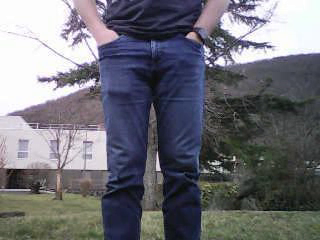
#> input picture frame 40 of OpenCV/input_cam/video_mathieu_2.mp4, 320 x 240 px
$ python opencvDetection.py   (older library calls are emulated)
#> lines starting #> are read from the running program, lines starting #| are printed output that depends on the picture; after the words box and inside, x2 and y2 are one past the last pixel; in counts of white or black regions, pixels touching at a corner belong together
#import opencv librairy
import cv2
import numpy as np
import time
import random

#vid = cv2.VideoCapture("./input_cam/video_mathieu.mp4")
vid = cv2.VideoCapture("./input_cam/video_mathieu_2.mp4")
#vid = cv2.VideoCapture("./input_cam/video_des_deux.mp4")
#vid = cv2.VideoCapture("./input_cam/video_enzo.mp4")


lastbox = [-1, -1, -1, -1]


# do until we want to stop
while(True):
    # Capture frame-by-frame the camera
    ret, frame = vid.read()
#> frame is the input picture: shape (240, 320, 3); mean B, G, R 117.5, 110.3, 110.2
    imgray = cv2.cvtColor(frame, cv2.COLOR_BGR2GRAY)
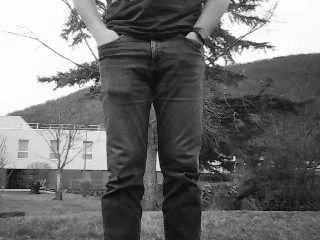
#> imgray: shape (240, 320); min 0, max 255, mean 111
    #img_dilate = cv2.dilate(imgray, cv2.getStructuringElement(cv2.MORPH_RECT, (1, 1), (1, 1)))
    #ret, thresh = cv2.threshold(imgray, 40, 255, 0)

    thresh = cv2.adaptiveThreshold(imgray,255,cv2.ADAPTIVE_THRESH_MEAN_C,\
            cv2.THRESH_BINARY,11,8)
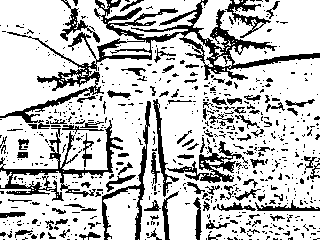
#> thresh: shape (240, 320); 76.4% white; 672 black regions (559 under 20 px)

    contours,hierarchy=cv2.findContours(thresh,cv2.RETR_LIST,cv2.CHAIN_APPROX_SIMPLE)
#> contours = 927 contours, 765 with area under 20; largest, box (x1, y1, x2, y2) and area: (0, 0, 320, 240) 57525, (193, 0, 320, 65) 5042, (105, 0, 201, 38) 1574, (103, 188, 140, 240) 1324, (166, 140, 243, 184) 1202
    #im2, contours,hierarchy=cv2.findContours(frame,cv2.RETR_LIST,cv2.CHAIN_APPROX_NONE)

    #frame[:] = (0,0,0)

    """
    contours = sorted(contours, key = cv2.contourArea, reverse = True)
    for i in range(len(contours)):
        #if(len(contours[i]) > 20):
            contour = contours[i]
            #print("contour = ", len(contour))
            random.seed(i)
            color = (255*random.random(),255*random.random(),255*random.random())
            cv2.drawContours(frame,[contour], -1, color, 3)
    """

    #cv2.drawContours(frame, contours, -1, (255,0,0), 1)

    boundRect = [None]*len(contours)
#> boundRect = 927 items
    for i, c in enumerate(contours):
        contours_poly = cv2.approxPolyDP(c, 3, True)
        boundRect[i] = cv2.boundingRect(contours_poly)
#> this loop made 927 passes
#> contours_poly on passes 1, 2, 5: [[289, 239]], [[138, 239]], [[146, 237], [150, 237]]
#> after the loop, boundRect = 927 items, first 6: (289, 239, 1, 1), (138, 239, 1, 1), (223, 238, 1, 1), (309, 237, 1, 1), (146, 237, 5, 1), (84, 237, 4, 3)

    max = -1
    idmax = -1
    for i in range(len(boundRect)):
        val = int(boundRect[i][2])*int(boundRect[i][3])
        if(boundRect[i][2] < boundRect[i][3] and val > max and (boundRect[i][0] != 0 or boundRect[i][1] != 0 or boundRect[i][2] != frame.shape[1] or boundRect[i][3] != frame.shape[0])):
            #print(oldval, boundRect[i][3]/boundRect[i][2])
            max = val
            idmax = i
#> this loop made 927 passes
#> (val, max) on passes 16, 38, 154, 220, 678: (42, 42), (72, 72), (108, 108), (1924, 1924), (2800, 2800)
#> val on passes 1 to 6: 1, 1, 1, 1, 5, 12
#> after the loop, idmax = 677; max = 2800
    #print(max)
    cv2.rectangle(frame, (int(boundRect[idmax][0]), int(boundRect[idmax][1])), (int(boundRect[idmax][0]+boundRect[idmax][2]), int(boundRect[idmax][1]+boundRect[idmax][3])), (255,255,255), 3)
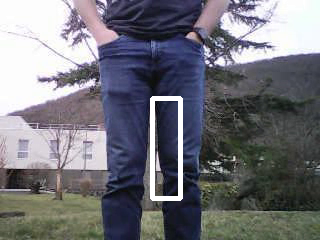
#> frame: shape (240, 320, 3); 1.65% of pixels changed, all inside (x1, y1, x2, y2) = (150, 96, 183, 201)
    #print("final = ", idmax, max, " val = ", boundRect[idmax][0], boundRect[idmax][1], boundRect[idmax][2],frame.shape[1], boundRect[idmax][3],frame.shape[0])

    #for i in range(len(contours)):
        #cv2.rectangle(frame, (int(boundRect[i][0]), int(boundRect[i][1])), (int(boundRect[i][0]+boundRect[i][2]), int(boundRect[i][1]+boundRect[i][3])), (255,255,255), 2)


    # Display the resulting frame
    cv2.imshow('frame',frame)
    #time.sleep(0.1)

    if cv2.waitKey(1) & 0xFF == ord('q'):
#> (key q is pressed here)
        break


"""


"""

$ run again, starting later in the video
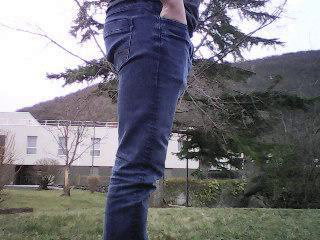
#> input picture frame 180 of OpenCV/input_cam/video_mathieu_2.mp4, 320 x 240 px
#> frame is the input picture: shape (240, 320, 3); mean B, G, R 122.8, 117.3, 117.9
#> `thresh = cv2.adaptiveThreshold(imgray,255,cv2.ADAPTIVE_THRESH_MEAN_C,\..`:
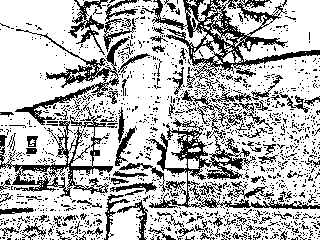
#> thresh: shape (240, 320); 72.1% white; black in thin lines or dots
#> contours = 2982 contours, 2784 with area under 20; largest, box (x1, y1, x2, y2) and area: (0, 0, 320, 240) 65733, (197, 0, 320, 63) 4422, (147, 127, 212, 209) 1564, (11, 126, 114, 195) 1142, (45, 57, 106, 89) 713
#> `boundRect = [None]*len(contours)`: boundRect = 2982 items
#> the loop `for i, c in enumerate(contours):` made 2982 passes
#> c on passes 3, 5, 7: [[316, 238], [317, 237], [318, 238], [317, 239]], [[301, 238], [302, 237], [303, 238], [302, 239]], [[277, 238], [278, 237], [279, 238], [278, 239]]
#> after the loop `for i, c in enumerate(contours):`: boundRect = 2982 items, first 6: (179, 239, 1, 1), (81, 239, 1, 1), (316, 238, 1, 1), (304, 238, 1, 1), (301, 238, 1, 1), (287, 238, 1, 1)
#> the loop `for i in range(len(boundRect)):` made 2982 passes
#> (val, max) on passes 82, 310, 441, 855, 1472, 1494, 1606: (35, 35), (78, 78), (91, 91), (160, 160), (192, 192), (448, 448), (5330, 5330)
#> after the loop `for i in range(len(boundRect)):`: idmax = 1605; max = 5330
#> `cv2.rectangle(frame, (int(boundRect[idmax][0]), int(boundRect[idmax][1..`:
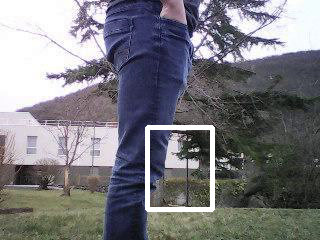
#> frame: shape (240, 320, 3); 1.9% of pixels changed, all inside (x1, y1, x2, y2) = (145, 125, 215, 212)

$ run again, starting later in the video
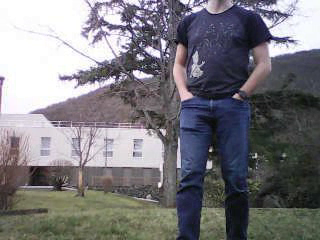
#> input picture frame 320 of OpenCV/input_cam/video_mathieu_2.mp4, 320 x 240 px
#> frame is the input picture: shape (240, 320, 3); mean B, G, R 125.2, 120.5, 122.2
#> `thresh = cv2.adaptiveThreshold(imgray,255,cv2.ADAPTIVE_THRESH_MEAN_C,\..`:
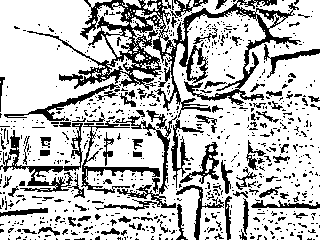
#> thresh: shape (240, 320); 74.2% white; 774 black regions (681 under 20 px)
#> contours = 1091 contours, 922 with area under 20; largest, box (x1, y1, x2, y2) and area: (0, 0, 320, 240) 68914, (152, 2, 302, 112) 3068, (2, 122, 84, 193) 1503, (80, 119, 161, 195) 1044, (3, 82, 119, 122) 736
#> `boundRect = [None]*len(contours)`: boundRect = 1091 items
#> the loop `for i, c in enumerate(contours):` made 1091 passes
#> contours_poly on passes 1, 3, 4: [[243, 239]], [[119, 239]], [[280, 237], [284, 238]]
#> after the loop `for i, c in enumerate(contours):`: boundRect = 1091 items, first 6: (243, 239, 1, 1), (181, 239, 1, 1), (119, 239, 1, 1), (280, 237, 5, 2), (205, 237, 5, 2), (129, 237, 4, 2)
#> the loop `for i in range(len(boundRect)):` made 1091 passes
#> (val, max) on passes 7, 41, 52, 92, 102, 115, 196, 333: (15, 15), (24, 24), (40, 40), (45, 45), (48, 48), (54, 54), (304, 304), (364, 364)
#> after the loop `for i in range(len(boundRect)):`: idmax = 591; max = 2450
#> `cv2.rectangle(frame, (int(boundRect[idmax][0]), int(boundRect[idmax][1..`:
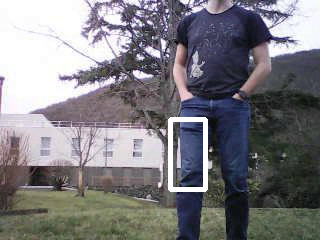
#> frame: shape (240, 320, 3); 1.35% of pixels changed, all inside (x1, y1, x2, y2) = (168, 117, 208, 192)
